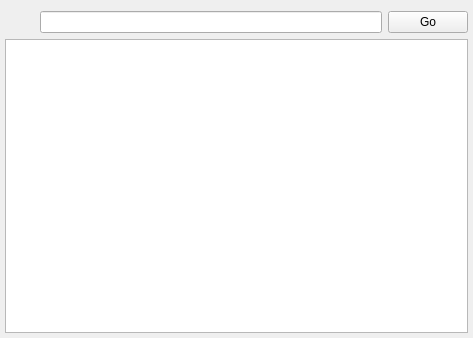
<?xml version="1.0" encoding="UTF-8"?>
<ui version="4.0">
 <class>Pane</class>
 <widget class="QWidget" name="Pane">
  <property name="geometry">
   <rect>
    <x>0</x>
    <y>0</y>
    <width>473</width>
    <height>338</height>
   </rect>
  </property>
  <property name="windowTitle">
   <string/>
  </property>
  <layout class="QVBoxLayout" name="verticalLayout">
   <property name="leftMargin">
    <number>5</number>
   </property>
   <property name="topMargin">
    <number>5</number>
   </property>
   <property name="rightMargin">
    <number>5</number>
   </property>
   <property name="bottomMargin">
    <number>5</number>
   </property>
   <item>
    <widget class="Path_widget" name="path_widget" native="true"/>
   </item>
   <item>
    <layout class="QHBoxLayout" name="horizontalLayout">
     <item>
      <widget class="QLabel" name="loading_indicator">
       <property name="minimumSize">
        <size>
         <width>16</width>
         <height>16</height>
        </size>
       </property>
       <property name="text">
        <string/>
       </property>
      </widget>
     </item>
     <item>
      <widget class="QLabel" name="loaded_indicator">
       <property name="text">
        <string/>
       </property>
       <property name="pixmap">
        <pixmap resource="../resources.qrc">:/resources/images/loaded.png</pixmap>
       </property>
      </widget>
     </item>
     <item>
      <widget class="QLineEdit" name="address"/>
     </item>
     <item>
      <widget class="QPushButton" name="go">
       <property name="sizePolicy">
        <sizepolicy hsizetype="Fixed" vsizetype="Fixed">
         <horstretch>0</horstretch>
         <verstretch>0</verstretch>
        </sizepolicy>
       </property>
       <property name="text">
        <string>Go</string>
       </property>
      </widget>
     </item>
    </layout>
   </item>
   <item>
    <widget class="QTableView" name="list">
     <property name="minimumSize">
      <size>
       <width>200</width>
       <height>200</height>
      </size>
     </property>
     <property name="contextMenuPolicy">
      <enum>Qt::CustomContextMenu</enum>
     </property>
     <property name="tabKeyNavigation">
      <bool>false</bool>
     </property>
     <property name="alternatingRowColors">
      <bool>true</bool>
     </property>
     <property name="selectionMode">
      <enum>QAbstractItemView::ExtendedSelection</enum>
     </property>
     <property name="selectionBehavior">
      <enum>QAbstractItemView::SelectRows</enum>
     </property>
     <property name="verticalScrollMode">
      <enum>QAbstractItemView::ScrollPerPixel</enum>
     </property>
     <property name="horizontalScrollMode">
      <enum>QAbstractItemView::ScrollPerPixel</enum>
     </property>
     <property name="showGrid">
      <bool>false</bool>
     </property>
     <property name="sortingEnabled">
      <bool>true</bool>
     </property>
     <attribute name="horizontalHeaderCascadingSectionResizes">
      <bool>false</bool>
     </attribute>
     <attribute name="horizontalHeaderStretchLastSection">
      <bool>true</bool>
     </attribute>
     <attribute name="verticalHeaderDefaultSectionSize">
      <number>23</number>
     </attribute>
    </widget>
   </item>
  </layout>
 </widget>
 <customwidgets>
  <customwidget>
   <class>Path_widget</class>
   <extends>QWidget</extends>
   <header>Path_widget.h</header>
   <container>1</container>
  </customwidget>
 </customwidgets>
 <resources>
  <include location="../resources.qrc"/>
 </resources>
 <connections/>
</ui>
